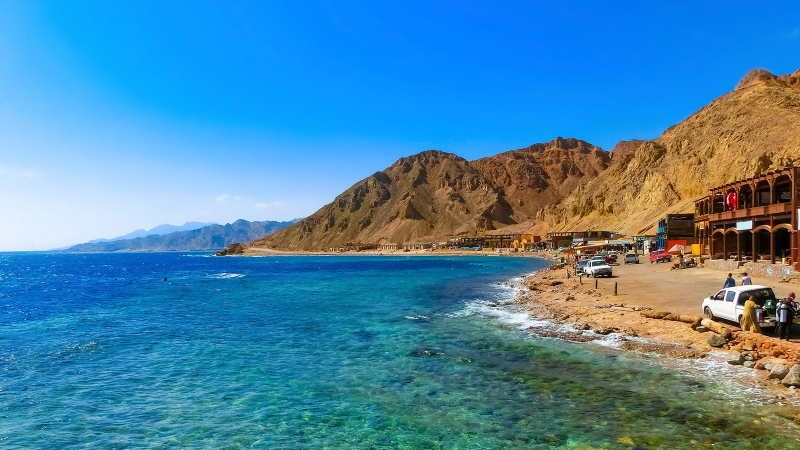
#> input picture assets/images/200611101955-01-egypt-dahab.jpg, 1600 x 900 px (shown at 1/2 size); its folder holds only this picture in this run
$ python optimize_web_images.py
#> lines starting #> are read from the running program, lines starting #| are printed output that depends on the picture
#!/usr/bin/env python3
"""
Advanced Web Image Optimization for TripBasket
- Creates multiple sizes for responsive loading
- Aggressive WebP compression
- Generates .webp.gz for even smaller sizes
- Creates image manifests for optimal loading
"""

import os
import sys
import gzip
import json
from pathlib import Path
from PIL import Image
import shutil

class WebImageOptimizer:
    def __init__(self, project_root):
        self.project_root = Path(project_root)
        self.assets_path = self.project_root / 'assets' / 'images'
        self.optimized_path = self.assets_path / 'optimized'
        self.manifest_path = self.optimized_path / 'image_manifest.json'

        # Create optimized directory
        self.optimized_path.mkdir(exist_ok=True, parents=True)

        # Size configurations for different use cases
        self.size_configs = {
            'hero': {
                'sizes': [(480, 320), (768, 512), (1200, 800), (1920, 1280)],
                'quality': 35,  # Lower quality for backgrounds
                'suffix': ['_sm', '_md', '_lg', '_xl']
            },
            'card': {
                'sizes': [(150, 100), (300, 200), (600, 400)],
                'quality': 55,  # Medium quality for cards
                'suffix': ['_sm', '_md', '_lg']
            },
            'gallery': {
                'sizes': [(300, 200), (600, 400), (1200, 800)],
                'quality': 65,  # Higher quality for gallery
                'suffix': ['_sm', '_md', '_lg']
            }
        }

        self.manifest = {}

    def detect_image_type(self, filename):
        """Detect image type based on filename patterns"""
        filename_lower = filename.lower()

        if any(word in filename_lower for word in ['hero', 'banner', 'background']):
            return 'hero'
        elif any(word in filename_lower for word in ['card', 'thumb', 'preview']):
            return 'card'
        else:
            return 'gallery'

    def optimize_image_sizes(self, input_path, output_base, config_type):
        """Create multiple optimized sizes of an image"""
#> called with config_type = 'gallery'
        try:
            with Image.open(input_path) as img:
                # Convert RGBA to RGB if needed
#> img is the input picture: PIL image 1600x900 RGB; mean R, G, B 73.5, 134.4, 167.7
                if img.mode in ('RGBA', 'LA'):
                    background = Image.new('RGB', img.size, (255, 255, 255))
                    if img.mode == 'RGBA':
                        background.paste(img, mask=img.split()[-1])
                    else:
                        background.paste(img, mask=img.split()[-1])
                    img = background
                elif img.mode == 'P':
                    img = img.convert('RGB')

                config = self.size_configs[config_type]
                original_size = os.path.getsize(input_path)
                results = []

                for i, (width, height) in enumerate(config['sizes']):
                    # Skip if image is smaller than target size
                    if img.width <= width and img.height <= height:
                        continue

                    # Resize maintaining aspect ratio
                    img_resized = img.copy()
                    img_resized.thumbnail((width, height), Image.Resampling.LANCZOS)

                    # Generate filename with size suffix
                    suffix = config['suffix'][i]
                    output_path = Path(str(output_base) + suffix + '.webp')

                    # Save WebP
                    img_resized.save(
                        output_path,
                        'WEBP',
                        quality=config['quality'],
                        method=6,  # Maximum compression
                        optimize=True
                    )

                    # Create gzipped version for ultra-small files
                    self.create_gzipped_version(output_path)

                    # Record results
                    optimized_size = output_path.stat().st_size
                    results.append({
                        'size': f"{width}x{height}",
                        'path': str(output_path.relative_to(self.assets_path)),
                        'file_size': optimized_size,
                        'compression_ratio': round((1 - optimized_size/original_size) * 100, 1)
                    })
#> this loop made 3 passes
#> pass 1, in optimize_image_sizes, `img_resized.save( output_path, 'WEBP', quality=config['quality'], meth..`:
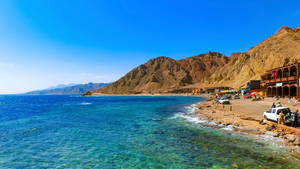
#> saved as 200611101955-01-egypt-dahab_sm.webp: PIL image 300x169 RGB; mean R, G, B 73.6, 134.5, 167.8
#> pass 2, in optimize_image_sizes, `img_resized.save( output_path, 'WEBP', quality=config['quality'], meth..`:
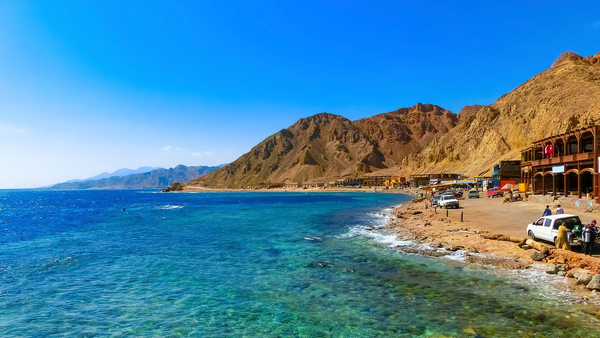
#> saved as 200611101955-01-egypt-dahab_md.webp: PIL image 600x338 RGB; mean R, G, B 73.5, 134.4, 167.7
#> after the loop, results = 3 items

                return results

        except Exception as e:
            print(f"Error optimizing {input_path}: {e}")
            return []

    def create_gzipped_version(self, webp_path):
        """Create gzipped version of WebP for ultra compression"""
        try:
            gz_path = webp_path.with_suffix('.webp.gz')
            with open(webp_path, 'rb') as f_in:
                with gzip.open(gz_path, 'wb', compresslevel=9) as f_out:
                    shutil.copyfileobj(f_in, f_out)
        except Exception as e:
            print(f"Error creating gzipped version: {e}")

    def process_all_images(self):
        """Process all images in the assets directory"""
        image_extensions = ['.jpg', '.jpeg', '.png', '.webp']
        processed_count = 0
        total_original_size = 0
        total_optimized_size = 0

        print("Advanced Web Image Optimization Starting...")
        print("=" * 60)

        for image_file in self.assets_path.glob('*'):
            if image_file.suffix.lower() not in image_extensions:
                continue
            if image_file.parent == self.optimized_path:
                continue
            if any(skip in image_file.name.lower() for skip in ['favicon', 'icon-', 'logo']):
                continue

            print(f"\nProcessing: {image_file.name}")

            # Detect image type and get config
            image_type = self.detect_image_type(image_file.name)
            print(f"   Type: {image_type}")

            # Create output base name
            output_base = self.optimized_path / image_file.stem

            # Get original size
            original_size = image_file.stat().st_size
            total_original_size += original_size
            print(f"   Original: {original_size:,} bytes")

            # Optimize to multiple sizes
            results = self.optimize_image_sizes(image_file, output_base, image_type)
#> results = 3 items

            if results:
                # Add to manifest
                self.manifest[str(image_file.relative_to(self.assets_path))] = {
                    'type': image_type,
                    'original_size': original_size,
                    'variants': results
                }

                # Calculate total optimized size
                variant_sizes = sum(r['file_size'] for r in results)
#> variant_sizes = 137020
                total_optimized_size += variant_sizes
#> total_optimized_size = 137020

                print(f"   Created {len(results)} variants:")
#|    Created 3 variants:
                for result in results:
                    print(f"     {result['size']}: {result['file_size']:,} bytes ({result['compression_ratio']}% smaller)")

                processed_count += 1

        # Save manifest
        with open(self.manifest_path, 'w') as f:
            json.dump(self.manifest, f, indent=2)

        # Print summary
        print("\n" + "=" * 60)
        print("OPTIMIZATION COMPLETE")
        print("=" * 60)
        print(f"Images processed: {processed_count}")
        print(f"Original total: {total_original_size:,} bytes ({total_original_size/1024/1024:.2f} MB)")
        print(f"Optimized total: {total_optimized_size:,} bytes ({total_optimized_size/1024/1024:.2f} MB)")
#| Optimized total: 137,020 bytes (0.13 MB)
        if total_original_size > 0:
            savings = total_original_size - total_optimized_size
#> savings = 154975
            savings_percent = (savings / total_original_size) * 100
#> savings_percent = 53.07
            print(f"Total savings: {savings:,} bytes ({savings_percent:.1f}%)")
#| Total savings: 154,975 bytes (53.1%)
        print(f"Manifest saved: {self.manifest_path}")

def main():
    try:
        from PIL import Image
    except ImportError:
        print("ERROR: PIL (Pillow) not found. Install with: pip install Pillow")
        return

    project_root = Path(__file__).parent.parent
    optimizer = WebImageOptimizer(project_root)
    optimizer.process_all_images()

    print("\nNext steps:")
    print("1. Update your Flutter code to use OptimizedImage component")
    print("2. Test responsive image loading")
    print("3. Run build: flutter build web --release --dart-define=FLUTTER_WEB_USE_SKIA=false")

if __name__ == "__main__":
    main()
